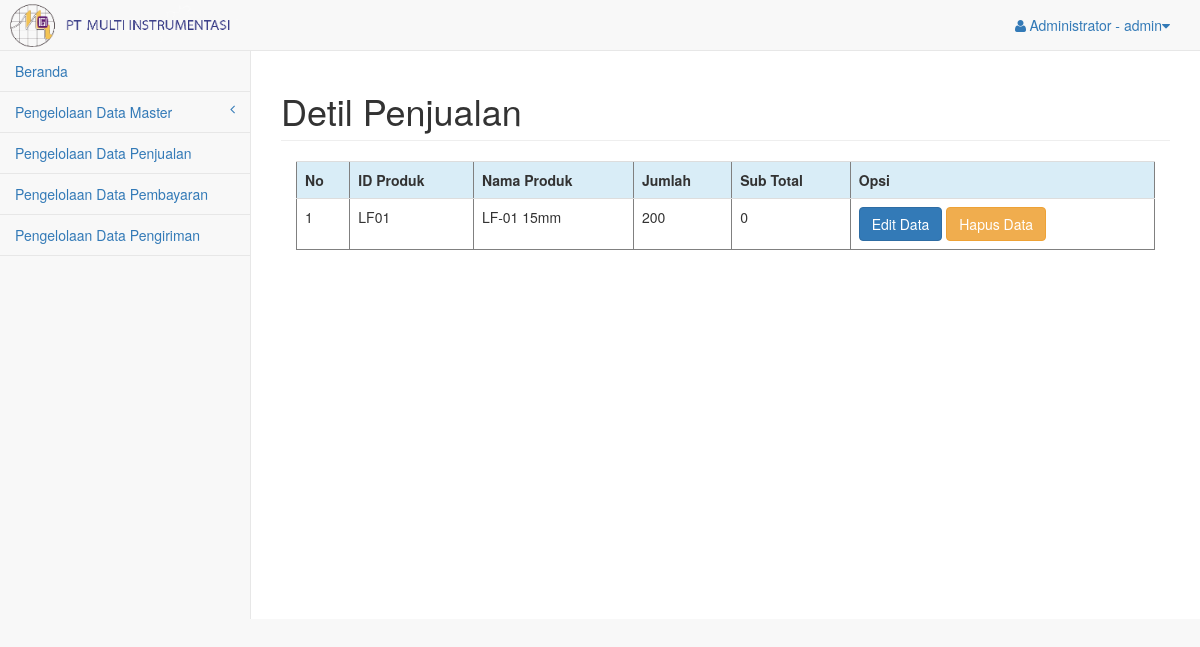
Screenshot of /pages/pemasaran/index.php?page=penjualan_detil&&id_penjualan=1 (signed in) with the database file from the repository.
### tables this page shows
CREATE TABLE `detil_penjualan` (
  `id_penjualan` int(11) DEFAULT NULL,
  `id_produk` varchar(4) DEFAULT NULL,
  `jumlah` int(11) DEFAULT NULL,
  `subtotal` int(11) NOT NULL
);

CREATE TABLE `produk` (
  `id_produk` varchar(4) NOT NULL,
  `nama_produk` varchar(20) DEFAULT NULL,
  `harga` int(11) NOT NULL,
  `jumlah` int(11) NOT NULL
);

### pages/pemasaran/penjualan_detil.php (the view, shortened to what this page needs)
<!DOCTYPE html>
<html lang="en">
<head>
    <link href="../vendor/bootstrap/css/bootstrap.min.css" rel="stylesheet">
    <link href="../vendor/metisMenu/metisMenu.min.css" rel="stylesheet">
    <link href="../dist/css/sb-admin-2.css" rel="stylesheet">
    <link href="../vendor/morrisjs/morris.css" rel="stylesheet">
    <link href="../vendor/font-awesome/css/font-awesome.min.css" rel="stylesheet" type="text/css">
</head>
<body>
    <?php $id_penjualan = $_GET["id_penjualan"];
    ?>
        <h1 class="page-header">Detil Penjualan </h1>
                <div class="col-lg-12">
                  <table border="1" class="table">
                    <tr class="info">
                      <th>No</th>
                      <th>ID Produk</th>
                      <th>Nama Produk</th>
                      <th>Jumlah</th>
                      <th>Sub Total</th>
                      <th>Opsi</th>
                    </tr>
                    <?php
                    include 'koneksi.php';
                    $query_mysql = mysqli_query($koneksi,"SELECT produk.id_produk id_produk,
                            produk.nama_produk nama_produk, detil_penjualan.jumlah jumlah,
                            detil_penjualan.subtotal subtotal
                            FROM produk INNER JOIN detil_penjualan ON produk.id_produk=detil_penjualan.id_produk
                            WHERE detil_penjualan.id_penjualan='$id_penjualan'") or die(mysqli_error());
                    $nomor = 1;
                    $cek = mysqli_num_rows($query_mysql);
                    if ($cek < 1) {
                    ?>
                    <h3>Data Tidak Ditemukan</h3>
                    <?php } else {
                        while ($data = mysqli_fetch_array($query_mysql)) {
                    ?>
                    <tr>
                      <td><?php echo $nomor++; ?></td>
                      <td><?php echo $data['id_produk']; ?></td>
                      <td><?php echo $data['nama_produk']; ?></td>
                      <td><?php echo $data['jumlah']; ?></td>
                      <td><?php echo $data['subtotal']; ?></td>
                      <td>
                        <a class="btn btn-primary" href="index.php?page=komposisi_edit&&id_bahan=<?php echo $data['id_bahan'];?>&&id_produk=<?php echo $id_produk;?>">Edit Data</a>
                        <a class="btn btn-warning" Onclick="return Konfirmasi_hapus()" href="index.php?page=komposisi_hapus&&id_bahan=<?php echo $data['id_bahan'];?>&&id_produk=<?php echo $id_produk;?>">Hapus Data</a>
                      </td>
                    </tr>
                  <?php    } }?>
                  </table>
                </div>
            </div>
        </div>
    </div>
</body>
</html>

### rows the page displays
detil_penjualan: id_produk.id_produk "LF01", id_produk.nama_produk "LF-01 15mm", jumlah "200", subtotal "0"

### other values shown
$hak_akses "Administrator"
$username "admin"
